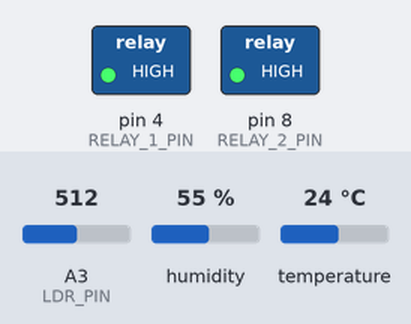
Recording of a sketch running on a simulated Arduino Uno, built with avr-gcc and run on an emulated ATmega328P. On the bench: switched loads named in the sketch (green lamp = pin HIGH). Inputs (shaded band) come from the test bench; at power-on: A3 (LDR_PIN) = 512, humidity 55 %, temperature 24 °C. What the sketch prints to the serial monitor is not drawn.

Above: at 0.1 s.
Timing chart, 0 to 1.6 s (numbered marks = the images above):
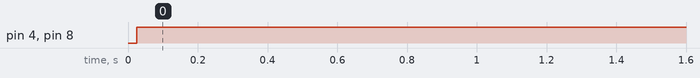

The sketch:

DHT_test.ino
```cpp
/* How to use the DHT-11 sensor with Arduino uno
   Temperature and humidity sensor
   More info: http://www.ardumotive.com/how-to-use-dht-11-sensor-en.html
   Dev: Michalis Vasilakis // Date: 2/7/2015 // www.ardumotive.com */

//Libraries
#include <dht.h>
dht DHT;
//Constants
#define DHT11_PIN 2

#define LDR_PIN A3

#define RELAY_1_PIN 4
#define RELAY_2_PIN 8

//Variables
float hum = -1;  //Stores humidity value
float temp = -1; //Stores temperature value

int lightLevel = -1;

bool relay1Status = true;
bool relay2Status = true;

void setup()
{
    Serial.begin(9600);
    pinMode(RELAY_1_PIN, OUTPUT);
    pinMode(RELAY_2_PIN, OUTPUT);
}

void loop()
{
    int chk = DHT.read11(DHT11_PIN);
    //Read data and store it to variables hum and temp
    hum = DHT.humidity;
    temp= DHT.temperature;
    //Print temp and humidity values to serial monitor
    Serial.print("Humidity: ");
    Serial.print(hum);
    Serial.print(" %, Temp: ");
    Serial.print(temp);
    Serial.println(" Celsius");

    lightLevel = analogRead(LDR_PIN);
    Serial.println(lightLevel);

    digitalWrite(RELAY_1_PIN, relay1Status);
    digitalWrite(RELAY_2_PIN, relay2Status);

    delay(2000); //Delay 2 sec.
}
```

Measured:
- by itself, pin 4 (RELAY_1_PIN), pin 8 (RELAY_2_PIN): LOW → HIGH at 0.02 s
